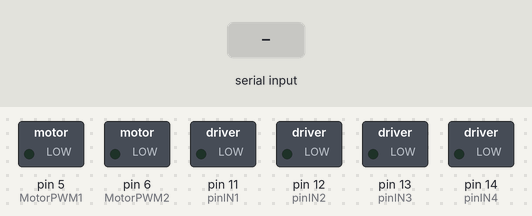
Recording of a sketch running on a simulated Arduino Uno, built with avr-gcc and run on an emulated ATmega328P. Parts: switched loads named in the sketch (green lamp = pin HIGH). The test bench sets the inputs (shaded band).

Above: at 1.2 s.
1.3 s: "F" received over the second serial link
At 2.0 s:
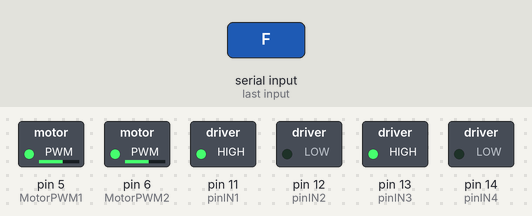
2.8 s: "T" received over the second serial link
At 3.2 s:
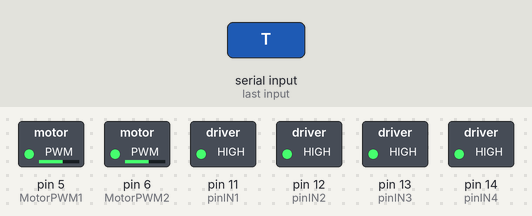
4.3 s: "S" received over the second serial link
At 5.5 s:
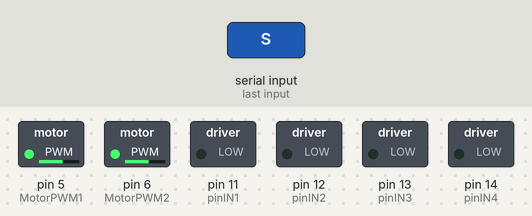
5.8 s: "E" received over the second serial link
At 6.7 s:
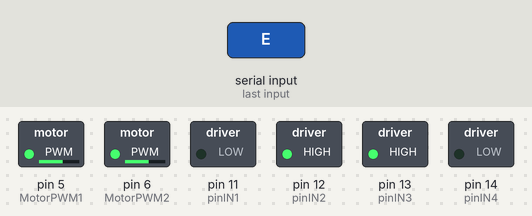
7.3 s: "F" received over the second serial link
At 7.8 s:
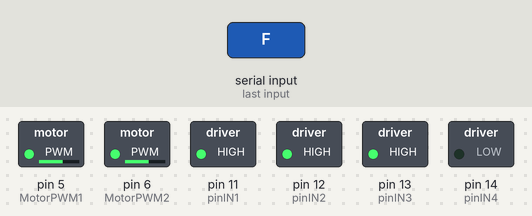
Timing chart, 0 to 9.8 s (numbered marks = the images above; inputs shaded):
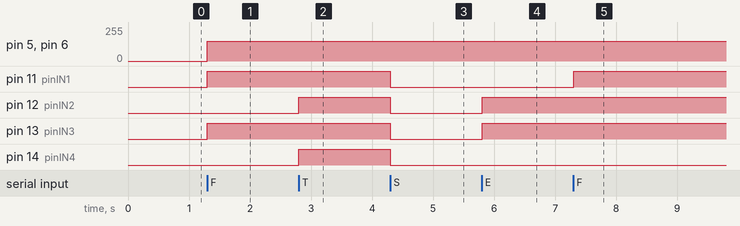

The sketch:

sketch_TankRover2.ino
```cpp
// Usando o bluetooth para controlar o Infravermelho
// os codigos com arduino ja estao funcionando ok
// OBS: a versão do IRremote tem que ser a 2.8.0 na Ide Arduino
// Codigo funcionando perfeito ok!!!!!


#include <SoftwareSerial.h>

// pin emissor por padrao é pino 3

#include <IRremote.h>

IRsend irsend;

int subirBase1 = 20; // mudar pino A6 D20
int descerBase1 = 21; // mudar pino A7 D21
int desligarBase1 = 7;
int setaE1 = 8;
int setaD1 = 9;
int ledRadar1 = 10;
///// pinos de controle do tank /////
int pinIN1 = 11;
int pinIN2 = 12; // pino A0 D14
int pinIN3 = 13;
int pinIN4 = 14;
int MotorPWM1 = 5;
int MotorPWM2 = 6;
int MotorSpeed = 150;

SoftwareSerial btSerial(2,4); //RX e TX

void setup() {

  Serial.begin(9600);
  btSerial.begin(9600);
  pinMode(subirBase, INPUT);
  pinMode(descerBase, INPUT);
  pinMode(desligarBase , INPUT);
  pinMode(ledRadar1 , INPUT);
  digitalWrite(setaE, INPUT);
  digitalWrite(setaD, INPUT);
  pinMode(pinIN1, OUTPUT);  // pino 9
  pinMode(pinIN2, OUTPUT);  // pino 10
  pinMode(pinIN3, OUTPUT);  // pino 11
  pinMode(pinIN4, OUTPUT);  // pino 12
}

void loop() {
  char c=btSerial.read();
  if(c=='U'){subirBase();}
  else if(c=='B'){descerBase();}
  else if(c=='O'){desligarBase();}
  else if(c=='L'){setaE();}
  else if(c=='R'){setaD();}
  else if(c=='X'){ledRadar();}
  else if(c=='F'){pFrente();}
  else if(c=='T'){pTras();}
  else if(c=='S'){pStop();}
  else if(c=='E'){pEsquerda();}
  else if(c=='D'){pDireita();}

  delay(100);
}

void subirBase(){
  irsend.sendNEC(0x4329, 32);
 // irsend.sendRC5(0x20F100, 12);
  Serial.println("Subir a Base");
  }
void descerBase(){
    irsend.sendNEC(0x4584, 32);
    Serial.println("Desligar a Base");
}
void desligarBase(){
    irsend.sendNEC(0x4839, 32);
    Serial.println("Desligar a Base");
}
void setaE(){
  irsend.sendNEC(0x5349, 32);
  Serial.println("Vira p Esquerda");
}
void setaD(){
  irsend.sendNEC(0x5604, 32);
  Serial.println("Vira p Direita");
}
void ledRadar(){
  irsend.sendNEC(0x5859, 32);
  Serial.println("Led Radar");
}

// Funcoes do movimento do Tank //

void pFrente(){
  analogWrite(MotorPWM1,MotorSpeed);
  analogWrite(MotorPWM2,MotorSpeed);
  digitalWrite(pinIN1,HIGH);
  digitalWrite(pinIN3,HIGH);
}
void pTras(){
 analogWrite(MotorPWM1,MotorSpeed);
 analogWrite(MotorPWM2,MotorSpeed);
 digitalWrite(pinIN2,HIGH);
 digitalWrite(pinIN4,HIGH);
}
void pStop(){
 analogWrite(MotorPWM1,MotorSpeed);
 analogWrite(MotorPWM2,MotorSpeed);
 digitalWrite(pinIN1,LOW);
 digitalWrite(pinIN2,LOW);
 digitalWrite(pinIN3,LOW);
 digitalWrite(pinIN4,LOW);
}
void pEsquerda(){
 analogWrite(MotorPWM1,MotorSpeed);
 analogWrite(MotorPWM2,MotorSpeed);
 digitalWrite(pinIN2,HIGH);
 digitalWrite(pinIN3,HIGH);
}
void pDireita(){
 analogWrite(MotorPWM1,MotorSpeed);
 analogWrite(MotorPWM2,MotorSpeed);
 digitalWrite(pinIN1,HIGH);
 digitalWrite(pinIN4,HIGH);
}
```

Measured:
- after the input at 1.3 s, pin 5 (MotorPWM1), pin 6 (MotorPWM2): 0/255 → 150/255 at once; pin 11 (pinIN1), pin 13 (pinIN3): LOW → HIGH at once
- after the input at 2.8 s, pin 12 (pinIN2), pin 14 (pinIN4): LOW → HIGH at once
- after the input at 4.3 s, pin 11 (pinIN1), pin 12 (pinIN2), pin 13 (pinIN3), pin 14 (pinIN4): HIGH → LOW at once
- after the input at 5.8 s, pin 12 (pinIN2), pin 13 (pinIN3): LOW → HIGH at once
- after the input at 7.3 s, pin 11 (pinIN1): LOW → HIGH at once
